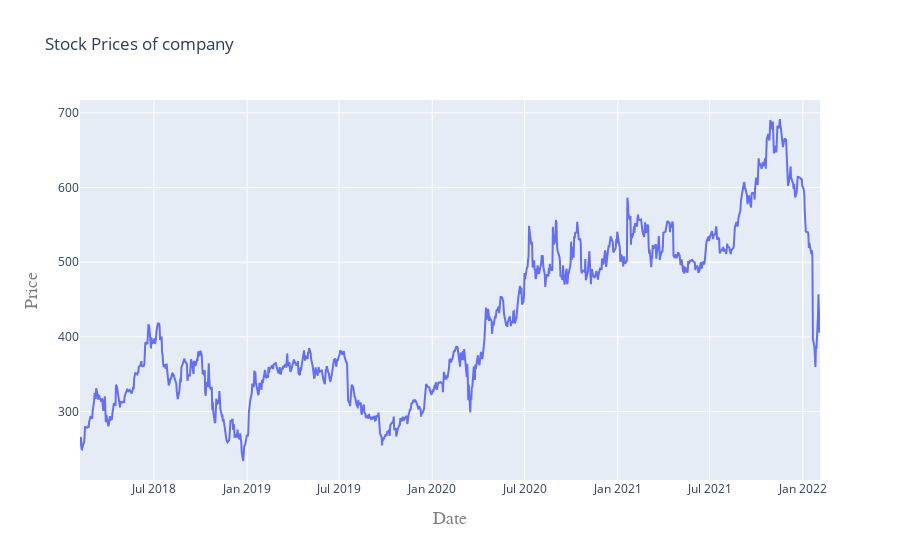

Source (notebook cell):
### Code cell
#plot(plot) #plotting offline
iplot(plot)

### Figure 1 — Plotly figure (JSON) as saved in the notebook; plotly's stock layout.template omitted (floating-point values rounded to 4 significant figures; data arrays with more than 128 entries replaced by an {"elided": "..."} marker saying what was removed)
{"data": [{"type": "scatter", "x": {"elided": "1009 str values"}, "y": {"elided": "1009 float values"}}], "layout": {"autosize": true, "title": {"text": "Stock Prices of company"}, "xaxis": {"autorange": true, "range": ["2018-02-05", "2022-02-04"], "title": {"font": {"color": "#7f7f7f", "family": "Courier New,monospace", "size": 18}, "text": "Date"}, "type": "date"}, "yaxis": {"autorange": true, "range": [208.4, 717.1], "title": {"font": {"color": "#7f7f7f", "family": "Courier New,monospace", "size": 18}, "text": "Price"}, "type": "linear"}}}
